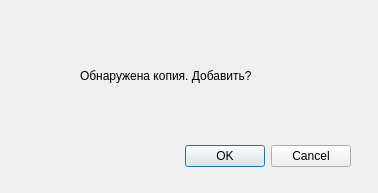
<?xml version="1.0" encoding="UTF-8"?>
<ui version="4.0">
 <class>Dialog</class>
 <widget class="QDialog" name="Dialog">
  <property name="geometry">
   <rect>
    <x>0</x>
    <y>0</y>
    <width>378</width>
    <height>193</height>
   </rect>
  </property>
  <property name="windowTitle">
   <string>Dialog</string>
  </property>
  <widget class="QDialogButtonBox" name="buttonBox">
   <property name="geometry">
    <rect>
     <x>10</x>
     <y>140</y>
     <width>341</width>
     <height>32</height>
    </rect>
   </property>
   <property name="orientation">
    <enum>Qt::Horizontal</enum>
   </property>
   <property name="standardButtons">
    <set>QDialogButtonBox::Cancel|QDialogButtonBox::Ok</set>
   </property>
  </widget>
  <widget class="QLabel" name="label">
   <property name="geometry">
    <rect>
     <x>80</x>
     <y>40</y>
     <width>221</width>
     <height>71</height>
    </rect>
   </property>
   <property name="text">
    <string>Обнаружена копия. Добавить?</string>
   </property>
  </widget>
 </widget>
 <resources/>
 <connections>
  <connection>
   <sender>buttonBox</sender>
   <signal>accepted()</signal>
   <receiver>Dialog</receiver>
   <slot>accept()</slot>
   <hints>
    <hint type="sourcelabel">
     <x>248</x>
     <y>254</y>
    </hint>
    <hint type="destinationlabel">
     <x>157</x>
     <y>274</y>
    </hint>
   </hints>
  </connection>
  <connection>
   <sender>buttonBox</sender>
   <signal>rejected()</signal>
   <receiver>Dialog</receiver>
   <slot>reject()</slot>
   <hints>
    <hint type="sourcelabel">
     <x>316</x>
     <y>260</y>
    </hint>
    <hint type="destinationlabel">
     <x>286</x>
     <y>274</y>
    </hint>
   </hints>
  </connection>
 </connections>
</ui>
